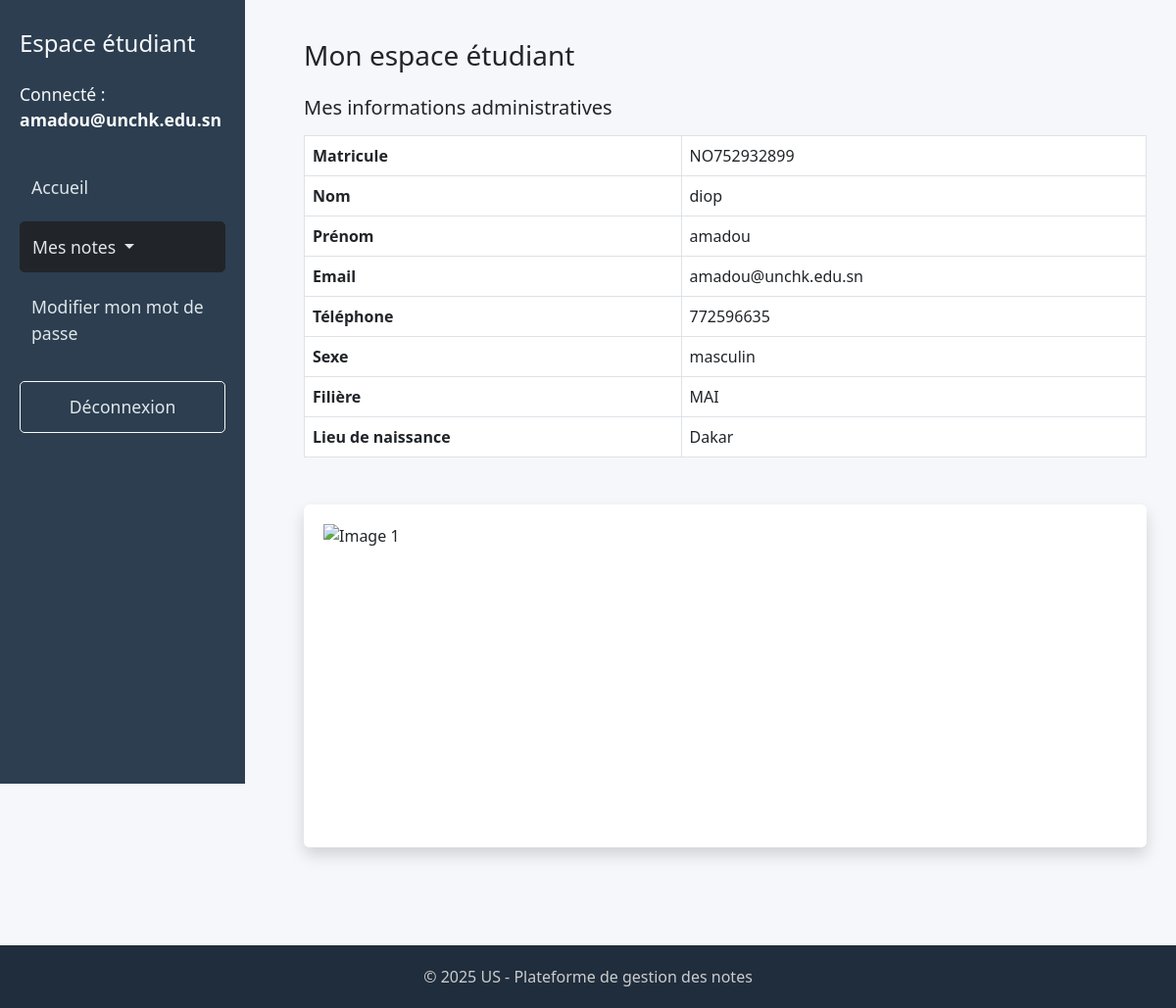
The app's page /espace_etudiant.php (signed in) with its own data.
### tables this page shows
CREATE TABLE `etudiant` (
  `id` int(11) NOT NULL,
  `ine` varchar(200) NOT NULL,
  `nom` varchar(200) NOT NULL,
  `prenom` varchar(200) NOT NULL,
  `email` varchar(30) NOT NULL,
  `telephone` int(50) NOT NULL,
  `sexe` varchar(10) NOT NULL,
  `filiere` varchar(50) NOT NULL,
  `eno` varchar(50) NOT NULL
);

### espace_etudiant.php (the view, shortened to what this page needs)
<?php
$login = $_SESSION['login'];
$link = mysqli_connect("localhost", "root", "", "uvs_etudiant");
$query = "SELECT * FROM etudiant WHERE email = '$login'";
$result = mysqli_query($link, $query);
$etudiant = mysqli_fetch_assoc($result);
?>
<!DOCTYPE html>
<html lang="fr">
<head>
    <link href="https://cdn.jsdelivr.net/npm/bootstrap@5.3.0/dist/css/bootstrap.min.css" rel="stylesheet">
</head>
<body>
<div class="sidebar">
    <h4 class="text-light">Espace étudiant</h4>
    <p class="mt-4 text-light">Connecté : <strong><?php echo $_SESSION['login']; ?></strong></p>
    <a href="espace_etudiant.php" class="sidebar-link">Accueil</a>
    <div class="dropdown">
        <a class="btn btn-dark dropdown-toggle w-100 text-start sidebar-link" href="#" role="button" id="dropdownNotes" data-bs-toggle="dropdown" aria-expanded="false">
            Mes notes
        </a>
    </div>
    <a href="modifie_mot_de_passe.php" class="sidebar-link">Modifier mon mot de passe</a>
    <a href="logout.php" class="btn btn-outline-light mt-4 sidebar-link">Déconnexion</a>
</div>
<div class="main-content">
    <h3 class="mb-4">Mon espace étudiant</h3>
    <h5>Mes informations administratives</h5>
    <table class="table table-bordered mt-3">
        <tr><th>Matricule</th><td><?php echo $etudiant['ine']; ?></td></tr>
        <tr><th>Nom</th><td><?php echo $etudiant['nom']; ?></td></tr>
        <tr><th>Prénom</th><td><?php echo $etudiant['prenom']; ?></td></tr>
        <tr><th>Email</th><td><?php echo $etudiant['email']; ?></td></tr>
        <tr><th>Téléphone</th><td><?php echo $etudiant['telephone']; ?></td></tr>
        <tr><th>Sexe</th><td><?php echo $etudiant['sexe']; ?></td></tr>
        <tr><th>Filière</th><td><?php echo $etudiant['filiere']; ?></td></tr>
        <tr><th>Lieu de naissance</th><td><?php echo $etudiant['eno']; ?></td></tr>
    </table>
    <div id="carouselEtudiant" class="carousel slide mt-5" data-bs-ride="carousel">
        <div class="carousel-inner rounded shadow">
            <div class="carousel-item active">
                <img src="https://cdn-icons-png.flaticon.com/512/1995/1995574.png" class="d-block w-100" alt="Image 1">
            </div>
        </div>
        <button class="carousel-control-prev" type="button" data-bs-target="#carouselEtudiant" data-bs-slide="prev">
            <span class="carousel-control-prev-icon"></span>
        </button>
        <button class="carousel-control-next" type="button" data-bs-target="#carouselEtudiant" data-bs-slide="next">
            <span class="carousel-control-next-icon"></span>
        </button>
    </div>
</div>
<footer>
    &copy; <?php echo date('Y'); ?> US - Plateforme de gestion des notes
</footer>
</body>
</html>

### espace_etudiant.php (style rules this page uses)
body { background-color: #f5f7fa; font-family: 'Segoe UI', sans-serif; }
.sidebar { height: 100vh; background-color: #2c3e50; color: white; position: fixed; width: 250px; padding: 30px 20px; }
.sidebar h4 { font-size: 1.5rem; margin-bottom: 20px; }
.sidebar p { font-size: 1.1rem; margin-bottom: 30px; }
.sidebar-link { display: block; color: #dfe6e9; padding: 12px; margin: 10px 0; text-decoration: none; border-radius: 5px; font-size: 1.1rem; }
.main-content { margin-left: 280px; padding: 40px 30px; }
.carousel-inner img, .carousel-inner video { height: 350px; object-fit: contain; background-color: white; padding: 20px; }
footer { background-color: #1f2d3d; color: #ccc; padding: 20px 0; text-align: center; margin-top: 60px; }

### records on screen
etudiant: ine "NO752932899", nom "diop", prenom "amadou", email "amadou@unchk.edu.sn", telephone "772596635", sexe "masculin", filiere "MAI", eno "Dakar"

### other values on screen
$_SESSION['login'] "amadou@unchk.edu.sn"
